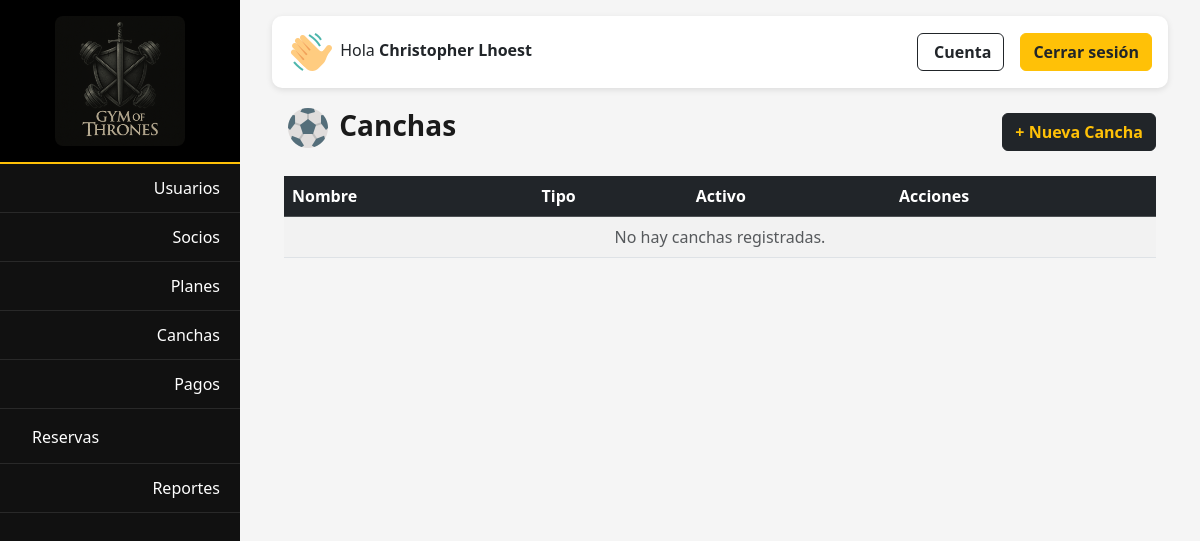
The page /canchas/ (signed in) on the database as committed earlier.
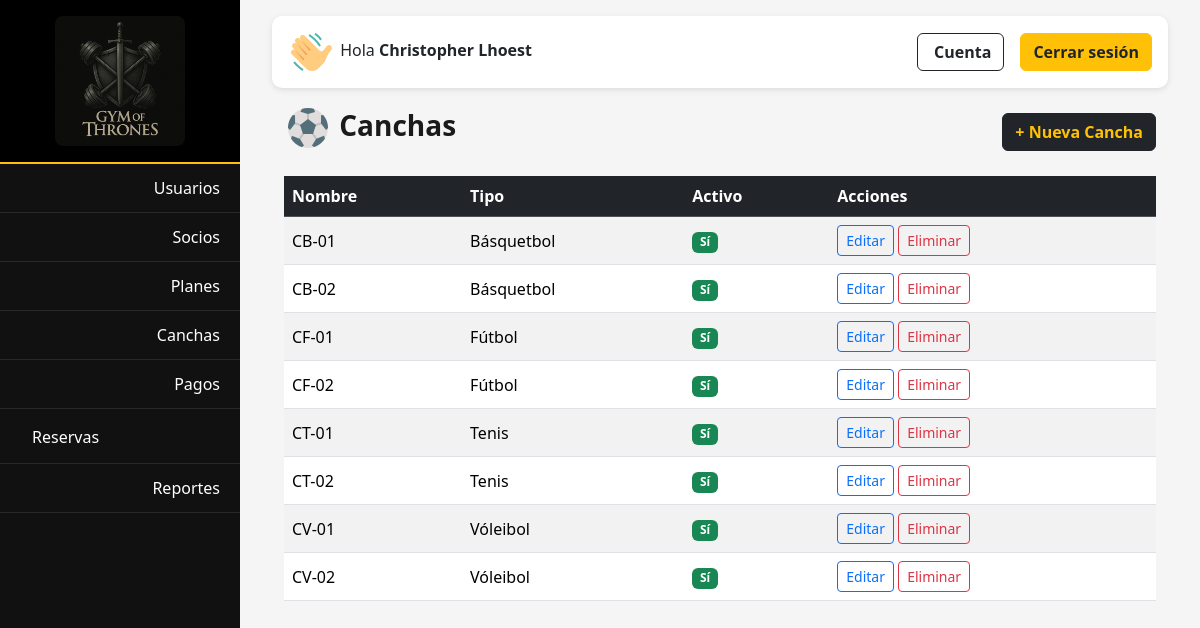
The same page on the database as committed later.
### apps/canchas/models.py (models this page shows, shortened)
class Cancha(models.Model):
    TIPO = (
        ('basket', 'Básquetbol'),
        ('volley', 'Vóleibol'),
        ('futbol', 'Fútbol'),
        ('tenis', 'Tenis'),
    )
    nombre = models.CharField(max_length=100, unique=True)
    tipo = models.CharField(max_length=20, choices=TIPO, default='futbol')
    activo = models.BooleanField(default=True)
    class Meta:
        ordering = ['nombre']
        verbose_name = "Cancha"
        verbose_name_plural = "Canchas"

### apps/canchas/views.py (the view)
# urls.py: path('', views.canchas_list, name='canchas_list'),
@login_required
@user_passes_test(es_admin_o_superadmin)
def canchas_list(request):
    canchas = Cancha.objects.all()
    return render(request, 'canchas/canchas_list.html', {'canchas': canchas})

### apps/canchas/views.py (called while the page is built)
def es_admin_o_superadmin(user):
    return user.is_authenticated and (getattr(user, 'rol', None) in ['admin', 'superadmin'])

### templates/canchas/canchas_list.html (shortened to what this page needs)
{% extends 'core/base_dashboard.html' %}
{% load static %}
{% block content %}
<div class="container mt-3">
<div class="d-flex justify-content-between align-items-center mb-3">
<h3 class="fw-bold"><img src="{% static 'img/pelota.png' %}" alt="icono canchas"> Canchas</h3>
<a href="{% url 'cancha_crear' %}" class="btn btn-dark text-warning fw-bold">+ Nueva Cancha</a>
</div>
  <div class="table-responsive">
    <table class="table table-striped align-middle">
      <thead class="table-dark">
        <tr>
          <th>Nombre</th>
          <th>Tipo</th>
          <th>Activo</th>
          <th>Acciones</th>
        </tr>
      </thead>
      <tbody>
        {% for cancha in canchas %}
        <tr>
          <td>{{ cancha.nombre }}</td>
          <td>{{ cancha.get_tipo_display }}</td>
          <td>
            {% if cancha.activo %}
              <span class="badge bg-success">Sí</span>
            {% else %}
              <span class="badge bg-secondary">No</span>
            {% endif %}
          </td>
          <td>
            <a href="{% url 'cancha_editar' cancha.id %}" class="btn btn-sm btn-outline-primary">Editar</a>
            <button class="btn btn-sm btn-outline-danger btn-delete" data-id="{{ cancha.id }}" data-nombre="{{ cancha.nombre }}">Eliminar</button>
          </td>
        </tr>
        {% empty %}
        <tr>
          <td colspan="4" class="text-center text-muted">No hay canchas registradas.</td>
        </tr>
        {% endfor %}
      </tbody>
    </table>
  </div>
</div>
{% endblock %}

Rows that differ between the two databases and show on the page:
added Cancha: nombre "CB-01", tipo "Básquetbol", activo "Sí"
added Cancha: nombre "CB-02", tipo "Básquetbol", activo "Sí"
added Cancha: nombre "CF-01", tipo "Fútbol", activo "Sí"
added Cancha: nombre "CF-02", tipo "Fútbol", activo "Sí"
added Cancha: nombre "CT-01", tipo "Tenis", activo "Sí"
added Cancha: nombre "CT-02", tipo "Tenis", activo "Sí"
added Cancha: nombre "CV-01", tipo "Vóleibol", activo "Sí"
added Cancha: nombre "CV-02", tipo "Vóleibol", activo "Sí"
Other text that changed with them:
text no longer shown: "No hay canchas registradas."
